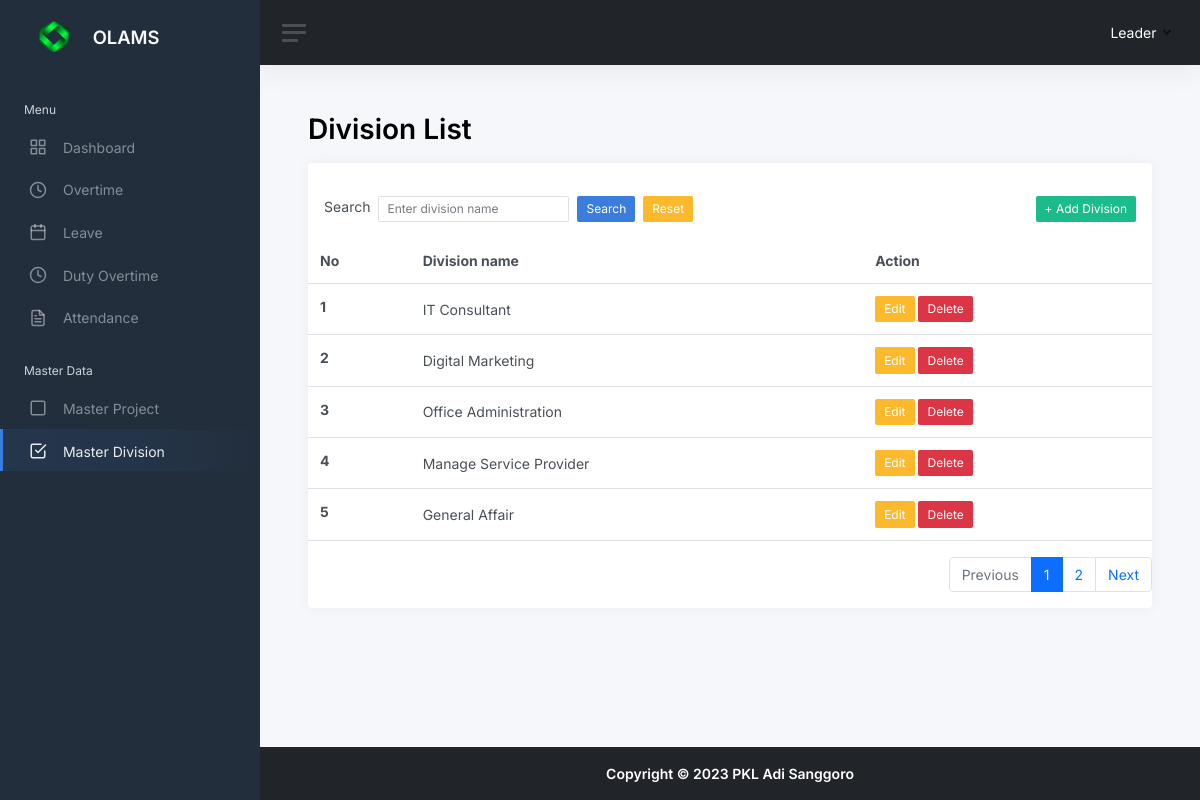
The app's page /divisionlist.php (signed in) with its own data.
### tables this page shows
CREATE TABLE `m_divisions` (
  `division_id` tinyint(3) UNSIGNED NOT NULL,
  `division_name` varchar(64) NOT NULL,
  `created_at` timestamp NOT NULL DEFAULT current_timestamp(),
  `created_by` tinyint(3) UNSIGNED NOT NULL,
  `updated_at` timestamp NULL DEFAULT NULL ON UPDATE current_timestamp(),
  `updated_by` tinyint(3) UNSIGNED DEFAULT NULL
);

### include/conn.inc.php (called while the page is built, shortened)
<?php
function cleanValue($strhtml)
    {
        $strBersih = $strhtml;
        $strBersih = htmlspecialchars($strBersih);
        $strBersih = trim($strBersih);
        $strBersih = stripslashes($strBersih);
        $strBersih = strip_tags($strBersih);
        return $strBersih;
    }
?>

### divisionlist.php (the view, shortened to what this page needs)
<?php
include __DIR__ . "/include/conn.inc.php";
$show_divisi = "SELECT COUNT(division_id) AS jumlah_semua_data FROM m_divisions";
$stmt1 = mysqli_prepare($conn, $show_divisi);
mysqli_stmt_execute($stmt1);
$result1 = mysqli_stmt_get_result($stmt1);
$projectData = mysqli_fetch_assoc($result1);
$jumlah_semua_data = $projectData['jumlah_semua_data'];
$show_divisi = "SELECT division_id, division_name FROM m_divisions";
$limit = 5;
$halaman_aktif = isset($_GET['page']) ? cleanValue($_GET['page']) : 1;
$offset = ($halaman_aktif - 1) * $limit;
$show_divisi .= " ORDER BY division_id DESC";
$show_divisi .= " LIMIT $limit OFFSET $offset ";
$jumlah_halaman = ceil($jumlah_semua_data / $limit);
$prevPage = $halaman_aktif - 1;
$nextPage = $halaman_aktif + 1;
$stmt2 = mysqli_prepare($conn, $show_divisi);
mysqli_stmt_execute($stmt2);
$result2 = mysqli_stmt_get_result($stmt2);
$data = mysqli_fetch_all($result2, MYSQLI_ASSOC);
?>
<!DOCTYPE html>
<html lang="en">
<head>
  <?php include "head.inc.php"; ?>
</head>
<body>
  <div class="wrapper">
    <?php include "components/sidebar.inc.php"; ?>
    <div class="main">
      <?php include "components/navbar.inc.php"; ?>
      <main class="content">
        <div class="container-fluid p-0">
          <h1 class="h1 mb-3 judul_halaman"><strong>Division List</strong></h1>
          <div class="row">
            <div class="col-12">
              <div class="card">
                <div class="card-header">
                </div>
                <div class="row">
                  <div class="col-md-6">
                    <div class="d-flex align-items-center">
                      <form action="<?= cleanValue($_SERVER['PHP_SELF']); ?>" method="get" class="d-flex">
                        <label for="inputSearch" class="ms-3 me-2">Search</label>
                        <input type="text" name="search" id="inputSearch" placeholder="Enter division name" class="form-control form-control-sm" value="<?php echo $search_divisi ?? ''; ?>">
                        <button type="submit" class="btn btn-sm btn-primary ms-2">Search</button>
                        <a class="btn btn-sm btn-warning mx-2" href="<?php echo cleanValue($_SERVER['PHP_SELF']);?>">Reset</a>
                      </form>
                    </div>
                  </div>
                  <div class="col-md-6 text-end">
                      <a href="divisionlist_add.php" class="btn btn-sm btn-success me-3 text-white text-decoration-none">+ Add Division</a>
                  </div>
                </div>
                <div class="table-responsive">
                  <table class="table mb-0 mt-3">
                    <thead>
                      <tr>
                        <th scope="col">No</th>
                        <th scope="col">Division name</th>
                        <th scope="col">Action</th>
                      </tr>
                    </thead>
                    <tbody>
                      <?php if (count($data) > 0) : ?>
                        <?php foreach ($data as $key => $row) : ?>
                          <tr>
                            <th scope="row"><?= $key + 1 + $offset ; ?></th>
                            <td><?= $row['division_name']; ?></td>
                            <td>
                              <a href="divisionlist_update.php?id=<?= $row['division_id']; ?>" class="btn btn-warning btn-sm">Edit</a>
                              <a href="divisionlist_delete.php?id=<?= $row['division_id']; ?>" class="btn btn-danger btn-sm" onclick="return confirm('Are you sure?')">Delete</a>
                            </td>
                          </tr>
                        <?php endforeach; ?>
                      <?php else : ?>
                        <tr>
                          <td colspan="7" style="text-align: center;">No records found!!!</td>
                        </tr>
                      <?php endif; ?>
                    </tbody>
                  </table>
                </div>
                <div>
                  <div class="dataTables_paginate paging_simple_numbers ms-3 mt-3" id="datatables-reponsive_paginate">
                    <ul class="pagination justify-content-end">
                      <?php if($jumlah_semua_data > $limit) : ?>
                      <?php if ($halaman_aktif > 1) :?>
                          <li class="page-item">
                            <a class="page-link" href="<?= cleanValue($_SERVER['PHP_SELF']) . '?page=' . $prevPage; ?><?php if (!empty($search_divisi)) { echo '&search=' . $search_divisi; } ?>">Previous</a>
                          </li>
                        <?php else : ?>
                          <li class="page-item disabled">
                            <span class="page-link">Previous</span>
                          </li>
                        <?php endif; ?>
                      <?php for ($i = 1; $i <= $jumlah_halaman; $i++) : ?>
                        <li class="page-item<?= $i == $halaman_aktif ? ' active' : '' ?>">
                          <a class="page-link" href="<?= cleanValue($_SERVER['PHP_SELF']) . '?page=' . $i; ?><?php if (!empty($search_divisi)) { echo '&search=' . $search_divisi; } ?>"><?= $i ?></a>
                        </li>
                      <?php endfor; ?>
                      <?php if ($halaman_aktif < $jumlah_halaman) : ?>
                        <li class="page-item">
                          <a class="page-link" href="<?= cleanValue($_SERVER['PHP_SELF']) . '?page=' . $nextPage; ?><?php if (!empty($search_divisi)) { echo '&search=' . $search_divisi; } ?>">Next</a>
                        </li>
                      <?php else : ?>
                        <li class="page-item disabled">
                          <span class="page-link">Next</span>
                        </li>
                      <?php endif; ?>
                    <?php endif; ?>
                    </ul>
                  </div>
                </div>
              </div>
            </div>
          </div>
        </div>
      </main>
      <?php include "components/footer.inc.php"; ?>
    </div>
  </div>
</body>
</html>

### records on screen
m_divisions: offset "1", division_name "IT Consultant"
m_divisions: offset "2", division_name "Digital Marketing"
m_divisions: offset "3", division_name "Office Administration"
m_divisions: offset "4", division_name "Manage Service Provider"
m_divisions: offset "5", division_name "General Affair"

### other values on screen
$_SESSION['name'] "Leader"
